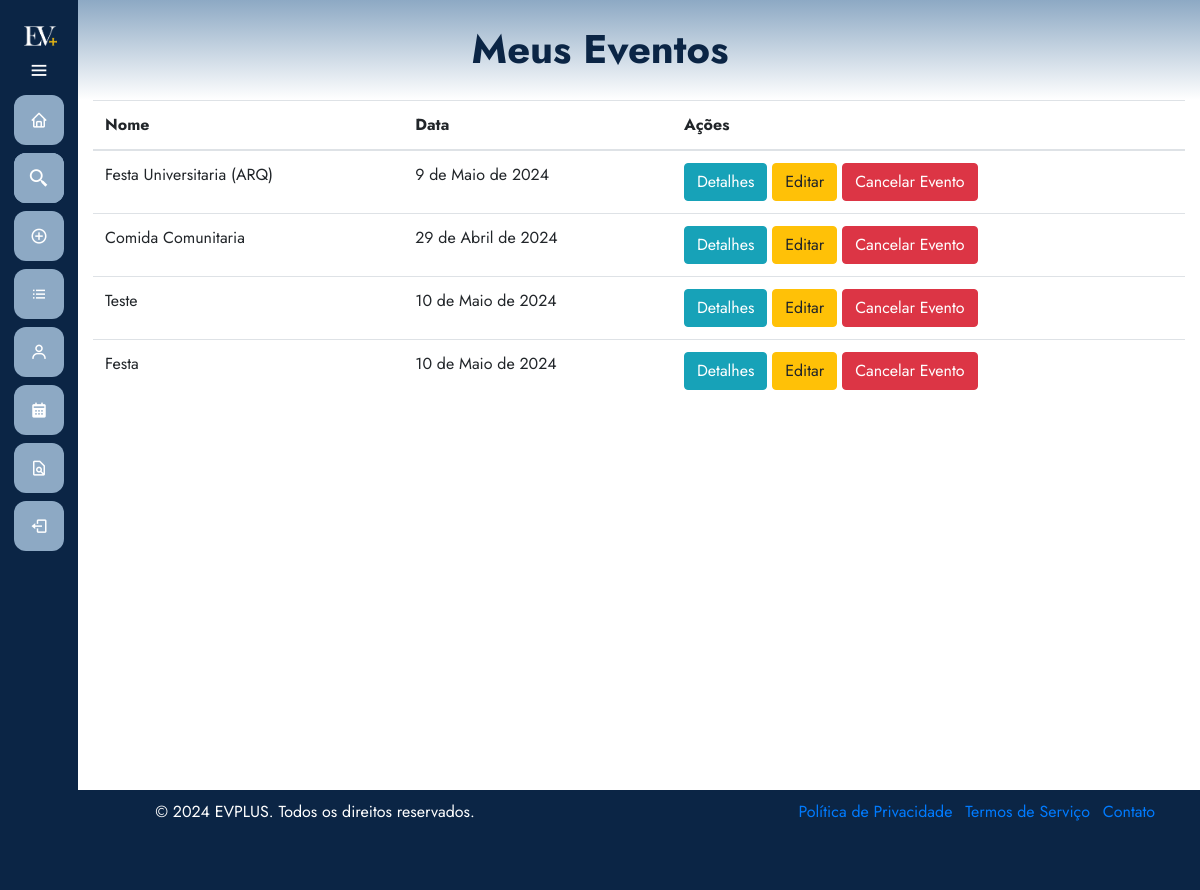
Before: /eventos/meuseventos/ (signed in) with the older database file.
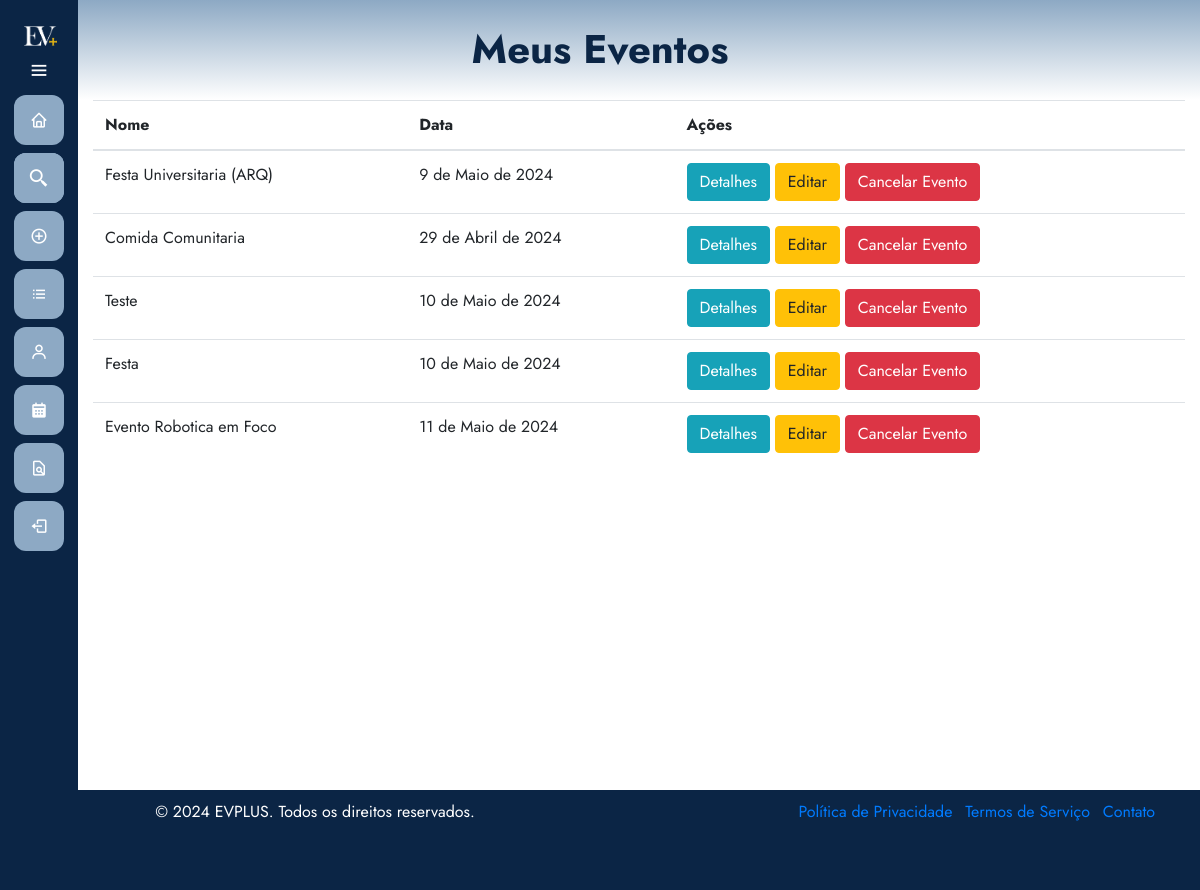
After: the same page with the newer database file.
### eventos/models.py (models this page shows, shortened)
class Evento(models.Model):
    user = models.ForeignKey(User, on_delete=models.CASCADE)
    clients = models.ManyToManyField(User, through='Inscricao', related_name='eventos')
    name = models.CharField(max_length=100)
    description = models.TextField()
    local = models.CharField(max_length=100)
    date = models.DateField()
    time = models.TimeField()
    category = models.CharField(max_length=100)
    banner = models.ImageField(null=True, blank=True, upload_to='images/')

### eventos/views.py (the view)
# urls.py: path('meuseventos/', views.listarEventos, name='meuseventos'),
@login_required
@permission_required('eventos.add_evento', raise_exception=True)
def listarEventos(request):
    exibir_sidebar = True
    eventos = Evento.objects.filter(user=request.user)
    return render(request, 'meusEventos.html', {'eventos': eventos, 'exibir_sidebar': exibir_sidebar})

### eventos/templates/meuseventos.html (shortened to what this page needs)
{% extends 'base.html' %}
{% load static %}
{% block 'head' %}
    <link rel="stylesheet" href="{% static 'eventos/css/meuseventos.css' %}">
{% endblock %}
{% block 'dashboard' %}
    <div class="container">
        <div class="row">
            <div class="col-md-12">
                <table class="table">
                    <thead>
                        <tr>
                            <th>Nome</th>
                            <th>Data</th>
                            <th>Ações</th>
                        </tr>
                    </thead>
                    <tbody>
                        {% for evento in eventos %}
                            <tr>
                                <td>{{ evento.name }}</td>
                                <td>{{ evento.date }}</td>
                                <td>
                                    <a href="{% url 'eventos:detalhes_evento' evento.id %}" class="btn btn-info">Detalhes</a>
                                    {% if perms.eventos.change_evento %}
                                        <a href="{% url 'eventos:editar_evento' evento.id %}" class="btn btn-warning">Editar</a>
                                        <a href="#" onclick="confirmarCancelar('{{ evento.id }}')" class="btn btn-danger">Cancelar Evento</a>
                                    {% endif %}
                                </td>
                            </tr>
                        {% endfor %}
                    </tbody>
                </table>
            </div>
        </div>
    </div>
{% endblock %}

Changed rows visible on the page:
added Evento: name "Evento Robotica em Foco", date "11 de Maio de 2024"
